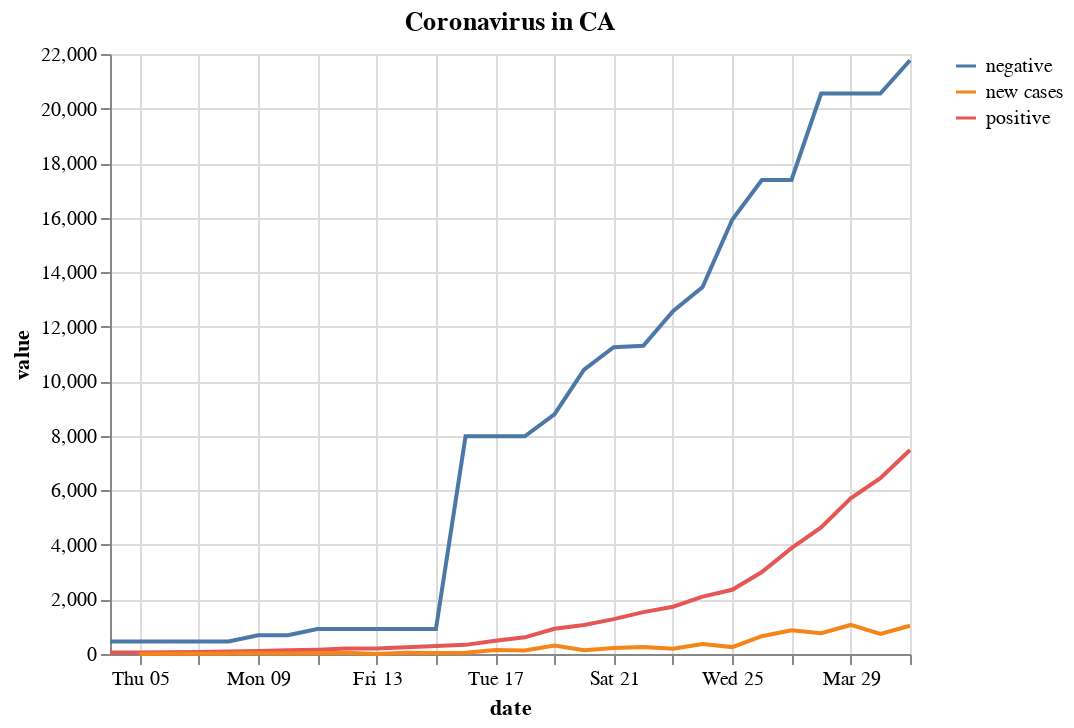

The notebook cell this image was saved under:
### Code cell
alt.Chart(melted).mark_line().encode(
    x='date',
    y='value',
    color=alt.Color('variable', legend=alt.Legend(title=""))
).properties(
    title='Coronavirus in ' + state
)

### Figure 1 — Vega-Lite specification as saved in the notebook (floating-point values rounded to 4 significant figures)
{"$schema": "https://vega.github.io/schema/vega-lite/v3.4.0.json", "config": {"mark": {"tooltip": null}, "view": {"height": 300, "width": 400}}, "data": {"name": "data-91861bdddc4c3d7d62975b1666278f13"}, "datasets": {"data-91861bdddc4c3d7d62975b1666278f13": [{"date": "2020-03-04T00:00:00", "value": 53, "variable": "positive"}, {"date": "2020-03-05T00:00:00", "value": 53, "variable": "positive"}, {"date": "2020-03-06T00:00:00", "value": 60, "variable": "positive"}, {"date": "2020-03-07T00:00:00", "value": 69, "variable": "positive"}, {"date": "2020-03-08T00:00:00", "value": 88, "variable": "positive"}, {"date": "2020-03-09T00:00:00", "value": 114, "variable": "positive"}, {"date": "2020-03-10T00:00:00", "value": 133, "variable": "positive"}, {"date": "2020-03-11T00:00:00", "value": 157, "variable": "positive"}, {"date": "2020-03-12T00:00:00", "value": 202, "variable": "positive"}, {"date": "2020-03-13T00:00:00", "value": 202, "variable": "positive"}, {"date": "2020-03-14T00:00:00", "value": 252, "variable": "positive"}, {"date": "2020-03-15T00:00:00", "value": 293, "variable": "positive"}, {"date": "2020-03-16T00:00:00", "value": 335, "variable": "positive"}, {"date": "2020-03-17T00:00:00", "value": 483, "variable": "positive"}, {"date": "2020-03-18T00:00:00", "value": 611, "variable": "positive"}, {"date": "2020-03-19T00:00:00", "value": 924, "variable": "positive"}, {"date": "2020-03-20T00:00:00", "value": 1063, "variable": "positive"}, {"date": "2020-03-21T00:00:00", "value": 1279, "variable": "positive"}, {"date": "2020-03-22T00:00:00", "value": 1536, "variable": "positive"}, {"date": "2020-03-23T00:00:00", "value": 1733, "variable": "positive"}, {"date": "2020-03-24T00:00:00", "value": 2102, "variable": "positive"}, {"date": "2020-03-25T00:00:00", "value": 2355, "variable": "positive"}, {"date": "2020-03-26T00:00:00", "value": 3006, "variable": "positive"}, {"date": "2020-03-27T00:00:00", "value": 3879, "variable": "positive"}, {"date": "2020-03-28T00:00:00", "value": 4643, "variable": "positive"}, {"date": "2020-03-29T00:00:00", "value": 5708, "variable": "positive"}, {"date": "2020-03-30T00:00:00", "value": 6447, "variable": "positive"}, {"date": "2020-03-31T00:00:00", "value": 7482, "variable": "positive"}, {"date": "2020-03-04T00:00:00", "value": 462, "variable": "negative"}, {"date": "2020-03-05T00:00:00", "value": 462, "variable": "negative"}, {"date": "2020-03-06T00:00:00", "value": 462, "variable": "negative"}, {"date": "2020-03-07T00:00:00", "value": 462, "variable": "negative"}, {"date": "2020-03-08T00:00:00", "value": 462, "variable": "negative"}, {"date": "2020-03-09T00:00:00", "value": 690, "variable": "negative"}, {"date": "2020-03-10T00:00:00", "value": 690, "variable": "negative"}, {"date": "2020-03-11T00:00:00", "value": 916, "variable": "negative"}, {"date": "2020-03-12T00:00:00", "value": 916, "variable": "negative"}, {"date": "2020-03-13T00:00:00", "value": 916, "variable": "negative"}, {"date": "2020-03-14T00:00:00", "value": 916, "variable": "negative"}, {"date": "2020-03-15T00:00:00", "value": 916, "variable": "negative"}, {"date": "2020-03-16T00:00:00", "value": 7981, "variable": "negative"}, {"date": "2020-03-17T00:00:00", "value": 7981, "variable": "negative"}, {"date": "2020-03-18T00:00:00", "value": 7981, "variable": "negative"}, {"date": "2020-03-19T00:00:00", "value": 8787, "variable": "negative"}, {"date": "2020-03-20T00:00:00", "value": 10424, "variable": "negative"}, {"date": "2020-03-21T00:00:00", "value": 11249, "variable": "negative"}, {"date": "2020-03-22T00:00:00", "value": 11304, "variable": "negative"}, {"date": "2020-03-23T00:00:00", "value": 12567, "variable": "negative"}, {"date": "2020-03-24T00:00:00", "value": 13452, "variable": "negative"}, {"date": "2020-03-25T00:00:00", "value": 15921, "variable": "negative"}, {"date": "2020-03-26T00:00:00", "value": 17380, "variable": "negative"}, {"date": "2020-03-27T00:00:00", "value": 17380, "variable": "negative"}, {"date": "2020-03-28T00:00:00", "value": 20549, "variable": "negative"}, {"date": "2020-03-29T00:00:00", "value": 20549, "variable": "negative"}, {"date": "2020-03-30T00:00:00", "value": 20549, "variable": "negative"}, {"date": "2020-03-31T00:00:00", "value": 21772, "variable": "negative"}, {"date": "2020-03-04T00:00:00", "value": null, "variable": "new cases"}, {"date": "2020-03-05T00:00:00", "value": 0, "variable": "new cases"}, {"date": "2020-03-06T00:00:00", "value": 7, "variable": "new cases"}, {"date": "2020-03-07T00:00:00", "value": 9, "variable": "new cases"}, {"date": "2020-03-08T00:00:00", "value": 19, "variable": "new cases"}, {"date": "2020-03-09T00:00:00", "value": 26, "variable": "new cases"}, {"date": "2020-03-10T00:00:00", "value": 19, "variable": "new cases"}, {"date": "2020-03-11T00:00:00", "value": 24, "variable": "new cases"}, {"date": "2020-03-12T00:00:00", "value": 45, "variable": "new cases"}, {"date": "2020-03-13T00:00:00", "value": 0, "variable": "new cases"}, {"date": "2020-03-14T00:00:00", "value": 50, "variable": "new cases"}, {"date": "2020-03-15T00:00:00", "value": 41, "variable": "new cases"}, {"date": "2020-03-16T00:00:00", "value": 42, "variable": "new cases"}, {"date": "2020-03-17T00:00:00", "value": 148, "variable": "new cases"}, {"date": "2020-03-18T00:00:00", "value": 128, "variable": "new cases"}, {"date": "2020-03-19T00:00:00", "value": 313, "variable": "new cases"}, {"date": "2020-03-20T00:00:00", "value": 139, "variable": "new cases"}, {"date": "2020-03-21T00:00:00", "value": 216, "variable": "new cases"}, {"date": "2020-03-22T00:00:00", "value": 257, "variable": "new cases"}, {"date": "2020-03-23T00:00:00", "value": 197, "variable": "new cases"}, {"date": "2020-03-24T00:00:00", "value": 369, "variable": "new cases"}, {"date": "2020-03-25T00:00:00", "value": 253, "variable": "new cases"}, {"date": "2020-03-26T00:00:00", "value": 651, "variable": "new cases"}, {"date": "2020-03-27T00:00:00", "value": 873, "variable": "new cases"}, {"date": "2020-03-28T00:00:00", "value": 764, "variable": "new cases"}, {"date": "2020-03-29T00:00:00", "value": 1065, "variable": "new cases"}, {"date": "2020-03-30T00:00:00", "value": 739, "variable": "new cases"}, {"date": "2020-03-31T00:00:00", "value": 1035, "variable": "new cases"}]}, "encoding": {"color": {"field": "variable", "legend": {"title": ""}, "type": "nominal"}, "x": {"field": "date", "type": "temporal"}, "y": {"field": "value", "type": "quantitative"}}, "mark": "line", "title": "Coronavirus in CA"}
